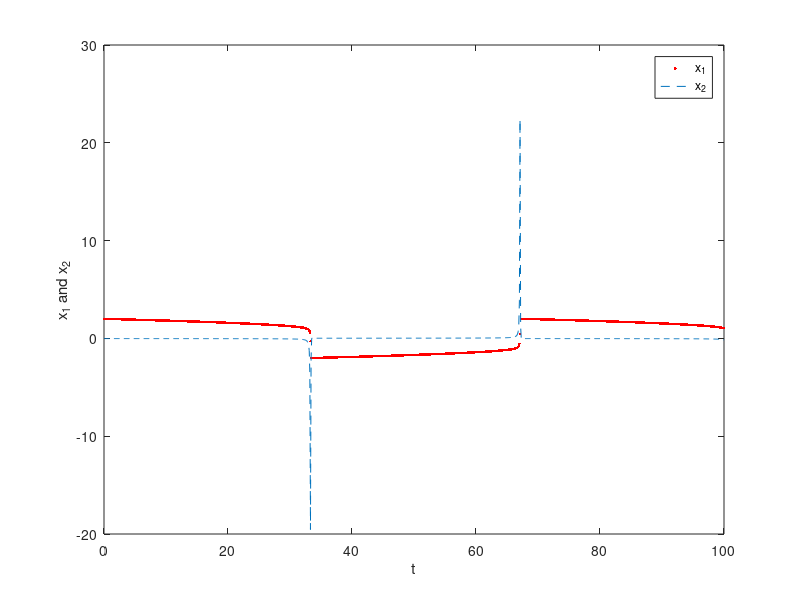

The MATLAB source for this figure:
% ************************************************************************
% Author: CONG LI
% Date Created: 2022
%
% This script is part of a course project for 
% Mathematical Experiment
% at University of Electronic Science and Technology of China (UESTC)
% ************************************************************************

function test3_4
% Problem Description:
% Function to solve a second-order differential equation system numerically.
% The system of equations is as follows:
% x_1' = x_2
% x_2' = 20*(1 - x_1^2)*x_2 - 0.5*x_1
% Using the ode23 function to solve the system for the time range [0, 100]
% with step size 0.1. The solution will be plotted for both x_1 and x_2.

% Define the time range t from 0 to 100 with a step size of 0.1
t = 0:0.1:100;

% Use the ode23 function to solve the differential equation fun1(t, x)
% with initial conditions x(0) = [2; 0]
[t, x] = ode23(@fun1, t, [2; 0]);

% Plot the curves of x_1 and x_2, x_1 as red dots and x_2 as a dashed line
plot(t, x(:,1), 'r.', t, x(:,2), '--')

% Add axis labels
xlabel('t');
ylabel('x_1 and x_2');

% Add a legend
legend('x_1', 'x_2');

% Define the differential equation function fun1, with inputs t and x
function dfun = fun1(t, x)
    % x(1) corresponds to x_1, x(2) corresponds to x_2
    % Define the system of differential equations: x_1' = x_2, x_2' = 20(1 - x_1^2)x_2 - 0.5x_1
    dfun = [x(2);  % x_1' = x_2
            20*(1 - x(1)^2)*x(2) - 0.5*x(1)];  % x_2' = 20(1 - x_1^2)x_2 - 0.5x_1
end

end
